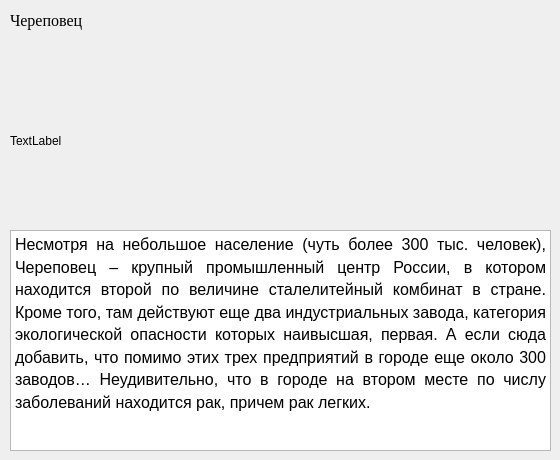
    <widget class="QWidget" name="page_cherepovets">
     <widget class="QLabel" name="label_photo_cherepovets">
      <property name="geometry">
       <rect>
        <x>10</x>
        <y>50</y>
        <width>541</width>
        <height>181</height>
       </rect>
      </property>
      <property name="text">
       <string>TextLabel</string>
      </property>
     </widget>
     <widget class="QTextEdit" name="textEdit_cherepovets">
      <property name="geometry">
       <rect>
        <x>10</x>
        <y>230</y>
        <width>541</width>
        <height>221</height>
       </rect>
      </property>
      <property name="readOnly">
       <bool>true</bool>
      </property>
      <property name="html">
       <string>&lt;!DOCTYPE HTML PUBLIC &quot;-//W3C//DTD HTML 4.0//EN&quot; &quot;http://www.w3.org/TR/REC-html40/strict.dtd&quot;&gt;
&lt;html&gt;&lt;head&gt;&lt;meta name=&quot;qrichtext&quot; content=&quot;1&quot; /&gt;&lt;style type=&quot;text/css&quot;&gt;
p, li { white-space: pre-wrap; }
&lt;/style&gt;&lt;/head&gt;&lt;body style=&quot; font-family:'MS Shell Dlg 2'; font-size:7.8pt; font-weight:400; font-style:normal;&quot;&gt;
&lt;p align=&quot;justify&quot; style=&quot; margin-top:12px; margin-bottom:12px; margin-left:0px; margin-right:0px; -qt-block-indent:0; text-indent:0px; line-height:125%;&quot;&gt;&lt;span style=&quot; font-family:'Times New Roman'; font-size:12pt; color:#000000;&quot;&gt;Несмотря на небольшое население (чуть более 300 тыс. человек), Череповец – крупный промышленный центр России, в котором находится второй по величине сталелитейный комбинат в стране. Кроме того, там действуют еще два индустриальных завода, категория экологической опасности которых наивысшая, первая. А если сюда добавить, что помимо этих трех предприятий в городе еще около 300 заводов… Неудивительно, что в городе на втором месте по числу заболеваний находится рак, причем рак легких.&lt;/span&gt;&lt;/p&gt;&lt;/body&gt;&lt;/html&gt;</string>
      </property>
     </widget>
     <widget class="QLabel" name="label_title_cherepovets">
      <property name="geometry">
       <rect>
        <x>10</x>
        <y>0</y>
        <width>151</width>
        <height>41</height>
       </rect>
      </property>
      <property name="font">
       <font>
        <family>Times New Roman</family>
        <pointsize>12</pointsize>
        <weight>12</weight>
        <italic>false</italic>
        <bold>false</bold>
       </font>
      </property>
      <property name="styleSheet">
       <string notr="true">font: 100 12pt &quot;Times New Roman&quot;;</string>
      </property>
      <property name="text">
       <string>Череповец</string>
      </property>
     </widget>
    </widget>
